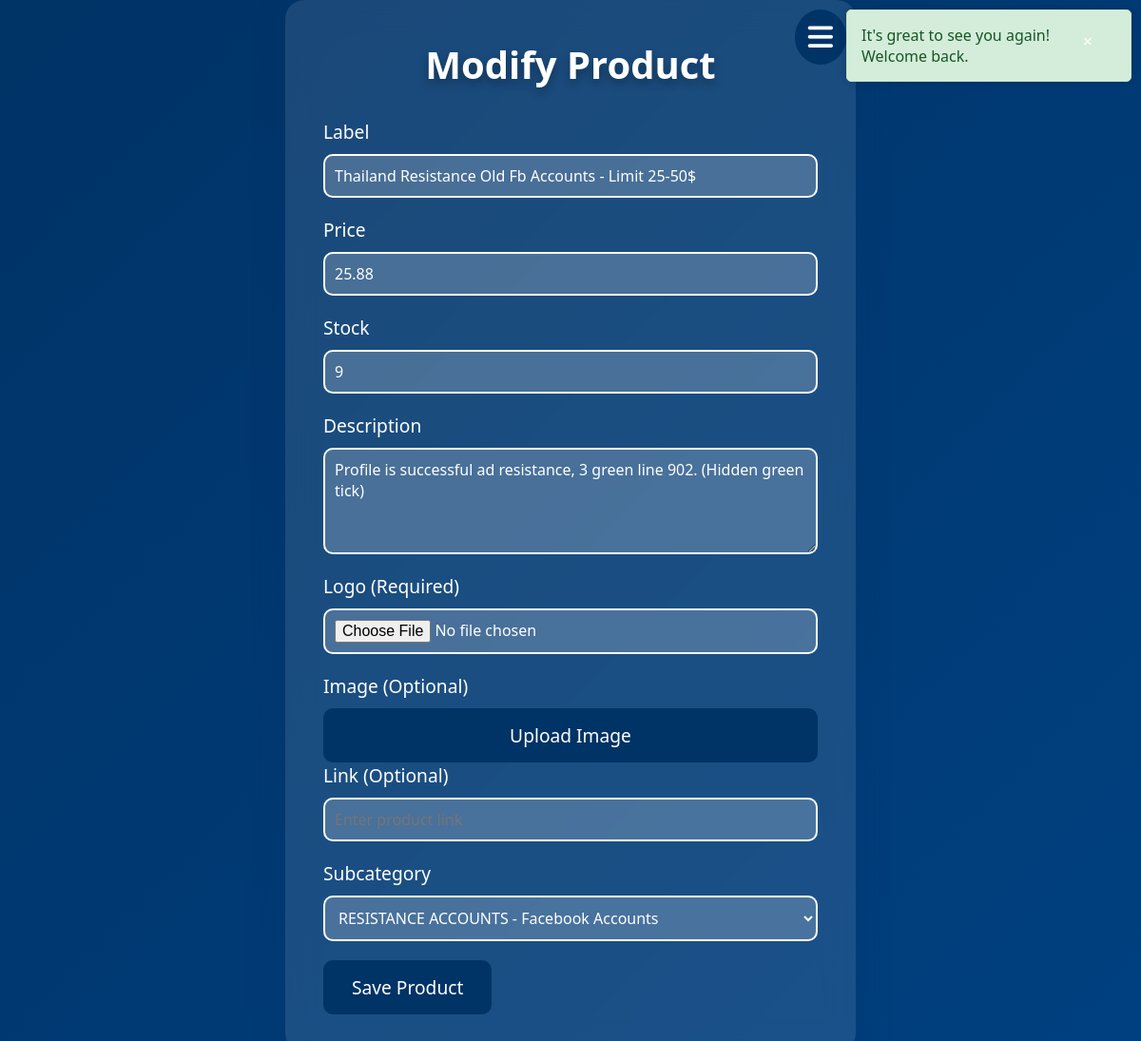
Page /views/admin/categories/modifyProd.php?idProd=2 (signed in) on the committed database.
### tables this page shows
CREATE TABLE `produits` (
  `id` int(11) NOT NULL,
  `libelle` varchar(255) NOT NULL,
  `prix` decimal(10,2) NOT NULL,
  `description` text DEFAULT NULL,
  `image` varchar(255) DEFAULT NULL,
  `disponibilite` tinyint(1) NOT NULL DEFAULT 1,
  `stock` int(11) NOT NULL,
  `date` date DEFAULT current_timestamp(),
  `idSousCategorie` int(11) DEFAULT NULL,
  `logo` varchar(255) DEFAULT NULL,
  `link` text DEFAULT NULL
);

CREATE TABLE `souscategories` (
  `id` int(11) NOT NULL,
  `nom` varchar(255) NOT NULL,
  `idCategorie` int(11) DEFAULT NULL
);

CREATE TABLE `categories` (
  `id` int(11) NOT NULL,
  `nom` varchar(255) NOT NULL,
  `image` varchar(255) DEFAULT NULL
);

### models/Produit.php (called while the page is built, shortened)
<?php
class Produit extends Connection {
    public function getProduitById($id) {
        $pdo = $this->connect();
        $query = "SELECT p.*, s.nom AS sousCategorieNom, c.nom AS categorieNom
                  FROM produits p
                  LEFT JOIN souscategories s ON p.idSousCategorie = s.id
                  LEFT JOIN categories c ON s.idCategorie = c.id
                  WHERE p.id = :id";
        $stmt = $pdo->prepare($query);
        $stmt->bindParam(':id', $id);
        $stmt->execute();
        return $stmt->fetch(PDO::FETCH_ASSOC);
    }
}
?>

### models/SousCategorie.php (called while the page is built, shortened)
<?php
class SousCategorie extends Connection {
    public function getAllSousCategories() {
        $pdo = $this->connect();
        $query = "
            SELECT
                sc.id,
                sc.nom AS sousCategorieNom,
                c.nom AS categorieNom,
                sc.idCategorie
            FROM
                souscategories sc
            INNER JOIN
                categories c ON sc.idCategorie = c.id
        ";
        $stmt = $pdo->prepare($query);
        try {
            $stmt->execute();
            $sousCategories = $stmt->fetchAll(PDO::FETCH_ASSOC);
            return $sousCategories;
        } catch (PDOException $e) {
            die("Error: " . $e->getMessage());
            return false;
        }
    }
    }
?>

### views/admin/categories/modifyProd.php (the view, shortened to what this page needs)
<?php
if(!isset($_SESSION['admin_logged_in'])){
    $_SESSION['MessageE'] = 'You Have No Access Without Authentification !';
    header('Location: ../connexion/login.php');
}
elseif(!isset($_GET['idProd'])){
    $_SESSION['MessageE'] = 'Something Went Wrong !';
    header('Location: categories.php');
}
else{
    include_once('../../../models/Produit.php');
    $p = new Produit();
    $pro = $p->getProduitById($_GET['idProd']);
    include_once('../../../models/SousCategorie.php');
    $subcat = new SousCategorie();
    $allsubcat = $subcat->getAllSousCategories();
}
?>
<!DOCTYPE html>
<html lang="en">
<head>
    <link rel="stylesheet" href="../../assets/sidebar.css">
    <link rel="stylesheet" href="https://cdnjs.cloudflare.com/ajax/libs/font-awesome/6.0.0-beta3/css/all.min.css">
</head>
<body>
    <div class="container">
         <div class="page">
            <div class="modifyProd">
                <div class="toggleSidebar">
                    <i class="fa-solid fa-bars"></i>
                </div>
                <h1>Modify Product</h1>
                <form id="product-form" action="../../../controllers/produitController.php" method="post" enctype="multipart/form-data">
    <label for="label">Label</label>
    <input type="text" id="label" name="label" placeholder="Enter product label" required value="<?php echo htmlspecialchars($pro['libelle']); ?>">
    <label for="price">Price</label>
    <input type="number" id="price" name="price" placeholder="Enter product price" required value="<?php echo htmlspecialchars($pro['prix']); ?>">
    <label for="stock">Stock</label>
    <input type="number" id="stock" name="stock" placeholder="Enter stock quantity" required value="<?php echo htmlspecialchars($pro['stock']); ?>">
    <label for="description">Description</label>
    <textarea id="description" name="description" rows="4" placeholder="Enter product description" required><?php echo htmlspecialchars($pro['description']); ?></textarea>
    <label for="logo">Logo (Required)</label>
    <input type="file" id="logo" name="logo">
    <label for="image">Image (Optional)</label>
    <button type="button" onclick="document.getElementById('image').click()">Upload Image</button>
    <label for="link">Link (Optional)</label>
    <input type="url" id="link" name="link" placeholder="Enter product link" value="<?php echo htmlspecialchars($pro['link']); ?>">
    <label for="subCat">Subcategory</label>
    <select id="subCat" name="subCat" required>
        <?php foreach($allsubcat as $x) : ?>
            <option value="<?php echo htmlspecialchars($x['id']); ?>" <?php echo ($x['id'] == $pro['idSousCategorie']) ? 'selected' : ''; ?>>
                <?php echo htmlspecialchars($x['sousCategorieNom'] . ' - ' . $x['categorieNom']); ?>
            </option>
        <?php endforeach; ?>
    </select>
    <div class="button-group">
        <button type="submit" name="action" value="modifyPro">Save Product</button>
    </div>
</form>
            </div>
         </div>
    </div>
</body>
</html>

### views/assets/sidebar.css (style rules this page uses)
:root { --body: #ececec; --darkMode: #003366; --lightMode: #fff; --text: #000; --footer: #fff; --sidebar: #003366; }
body { height: 100vh; margin: 0; padding: 0; background-color: var(--body); user-select: none; overflow-y: unset; }
* { font-family: 'roboto', sans-serif; padding: 0; margin: 0; transition: .3s; }
button { cursor: pointer; }
.container { width: 100%; height: 100%; display: flex; float: row; flex-wrap: nowrap; }
.page { width: 100%; height: 100vh; display: flex; flex-direction: column; align-items: center; gap: 8px; overflow-y: scroll; }
.toggleSidebar { position: fixed; top: 0; right: 0; margin: 10px; padding: 14px; z-index: 99999; background: #003366; border-radius: 50%; display: flex; align-items: center; justify-content: center; cursor: pointer; }
.toggleSidebar i { color: #fff; font-size: 30px; }

### views/admin/categories/modifyProd.php (style rules this page uses)
* { box-sizing: border-box; margin: 0; padding: 0; font-family: 'Segoe UI', Tahoma, Geneva, Verdana, sans-serif; }
option { background-color: #003366; }
body { background: linear-gradient(135deg, #003366, #004080); color: #fff; display: flex; align-items: center; justify-content: center; min-height: 100vh; }
.modifyProd { background: rgba(255, 255, 255, 0.1); backdrop-filter: blur(15px); border-radius: 20px; padding: 40px; width: 100%; max-width: 600px; box-shadow: 0 15px 35px rgba(0, 51, 102, 0.3); position: relative; }
h1 { font-size: 2.5em; margin-bottom: 30px; color: #fff; text-shadow: 0 5px 10px rgba(0, 0, 0, 0.3); text-align: center; }
form { display: flex; flex-direction: column; }
label { font-size: 1.2em; margin-bottom: 10px; color: #fff; }
input, textarea, select { margin-bottom: 20px; padding: 10px; border: 2px solid #fff; border-radius: 10px; background: rgba(255, 255, 255, 0.2); color: #fff; font-size: 1em; transition: border-color 0.3s ease; }
.button-group { display: flex; justify-content: space-between; }
button { padding: 15px 30px; font-size: 1.2em; color: #fff; background: #003366; border: none; border-radius: 10px; cursor: pointer; transition: background 0.3s ease, transform 0.2s ease; }

### rows in the picture
produits: label "Thailand Resistance Old Fb Accounts - Limit 25-50$", price "25.88", stock "9", description "Profile is successful ad resistance, 3 green line 902. (Hidden green tick)", subCat "RESISTANCE ACCOUNTS - Facebook Accounts"
